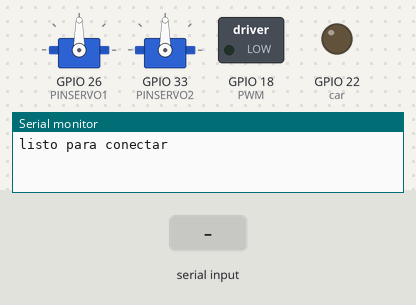
Recording of a sketch running on a simulated ESP32. On the bench: 2 × servo, switched loads named in the sketch (green lamp = pin HIGH), output pins drawn as LEDs (lit = HIGH), the last lines printed to the serial monitor. Inputs (shaded band) come from the test bench. Nothing arrives over Bluetooth unless stated.

Above: at 1.2 s.
1.3 s: "V\n" received over the second serial link
At 2.4 s:
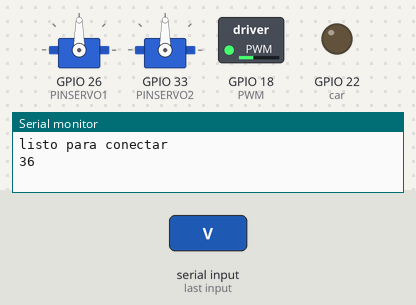
3.3 s: "L\n" received over the second serial link
At 5.0 s:
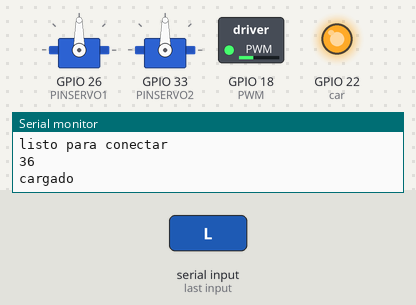
5.3 s: "v\n" received over the second serial link
At 6.3 s:
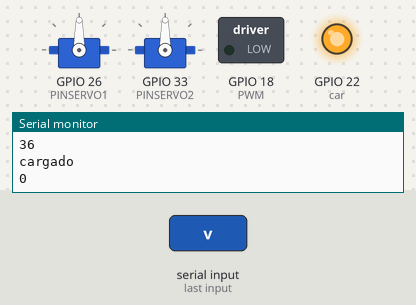
6.8 s: "V\n" received over the second serial link
At 7.2 s:
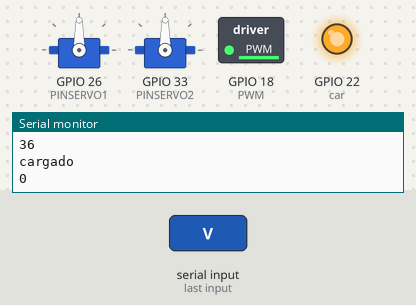
Timing chart, 0 to 9.8 s (numbered marks = the images above; inputs shaded):
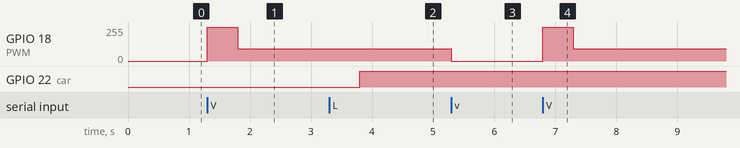

The sketch:

pruebas-final-robotica.ino
```cpp
#include "BluetoothSerial.h"          // libreria bluethooth
#include <ESP32Servo.h>               // libreria servo


#if !defined(CONFIG_BT_ENABLED) || !defined(CONFIG_BLUEDROID_ENABLED)
#error Bluetooth is not enabled! Please run `make menuconfig` to and enable it
#endif

int PINSERVO1 = 26;                    // pin control servo 1
int PULSOMIN = 550;                    // pulso minimo en milisegundos
int PULSOMAX = 2500;                   // pulso maximo en milisegundos
int PINSERVO2 = 33;                    // pin control servo 2
Servo servo1, servo2;                  // crea objetos servo1 y servo2

const int car = 22;                    // pin 19 relay de control municion
const int PWM = 18;                    // pin 18 velicidad giro motor

int g1 = 90;
int g2 = 90;
int vel = 0;
int vel2 = 0;
int vel3 = 0;

BluetoothSerial SerialBT;                         // objeto bluetooth

void setup() {
  servo1.attach(PINSERVO1, PULSOMIN, PULSOMAX);   // configuro el servo
  servo2.attach(PINSERVO2, PULSOMIN, PULSOMAX);
  servo1.write(g1);                               // ubica el servo en la dirección
  servo2.write(g2);                               // ubica el servo en la dirección

  Serial.begin(115200);

  pinMode(car, OUTPUT);                           // pin 19 relay de control municion
  pinMode(PWM, OUTPUT);                           // pin 18 salida controla el motor

  SerialBT.begin("cañon");                        // Bluetooth device name
  Serial.println("listo para conectar");

}

void loop() {
  if (SerialBT.available()) {
      char x = (char)SerialBT.read();
      if ( x == 'I')
      {
        g1 = g1+3;
        if (g1 >= 180){
          g1 = 180;
        }
        servo1.write(g1);              // ubica el servo en la dirección
        Serial.print(g1);
        Serial.print("\n");
        }
      if ( x == 'D')
      {
        g1 = g1-3;
        if (g1 <= 0){
          g1 = 0;
        }
        servo1.write(g1);              // ubica el servo en la dirección
        Serial.print(g1);
        Serial.print("\n");
        }
       if ( x == 'A')
      {
        g2 = g2+3;
        if (g2 >= 180){
          g2 = 180;
        }
        servo2.write(g2);              // ubica el servo en la dirección
        Serial.print(g2);
        Serial.print("\n");
        }
     if ( x == 'B')
      {
        g2 = g2-3;
        if (g2 <= 0){
          g2 = 0;
        }
        servo2.write(g2);              // ubica el servo en la dirección
        Serial.print(g2);
        Serial.print("\n");
        }
     if ( x == 'V')
      {
       if (vel == 0){
          vel = 100;
          vel2 = vel * 2.55;
          analogWrite(PWM, vel2);
          vel = 35;
          delay(500);
          }
        vel = vel+1;
        if (vel >= 100){
          vel = 100;
          }
          vel2 = vel * 2.55;
          Serial.print(vel);
          Serial.print("\n");
        }
     if ( x == 'v')
      {
        if (vel <= 36 ){
          vel = 1;
          }
        vel = vel-1;
        if (vel <= 0){
          vel = 0;
          }
          vel2 = vel * 2.55;
          Serial.print(vel);
          Serial.print("\n");
        }

     if ( x == 'L')
      {
        digitalWrite(car, LOW);
        delay(500);
        digitalWrite(car, HIGH);
        Serial.print("cargado"); // velocidad del motor que lanzara
        Serial.print("\n");
        }
     if ( vel <= 36)
      {
         vel3 = 0;
        }else{
          vel3 = (vel - 36) * 1.6;
          }

       SerialBT.print("*U");
       SerialBT.print(vel3);
       SerialBT.print("*");
       analogWrite(PWM, vel2);


  }
}
```

Measured:
- after the input at 1.3 s, GPIO 18 (PWM): 0/255 → 254/255 at once, → 91/255 0.50 s later
- after the input at 3.3 s, GPIO 22 (car): LOW → HIGH after 0.50 s
- after the input at 5.3 s, GPIO 18 (PWM): 91/255 → 0/255 at once
- after the input at 6.8 s, GPIO 18 (PWM): 0/255 → 254/255 at once, → 91/255 0.50 s later
